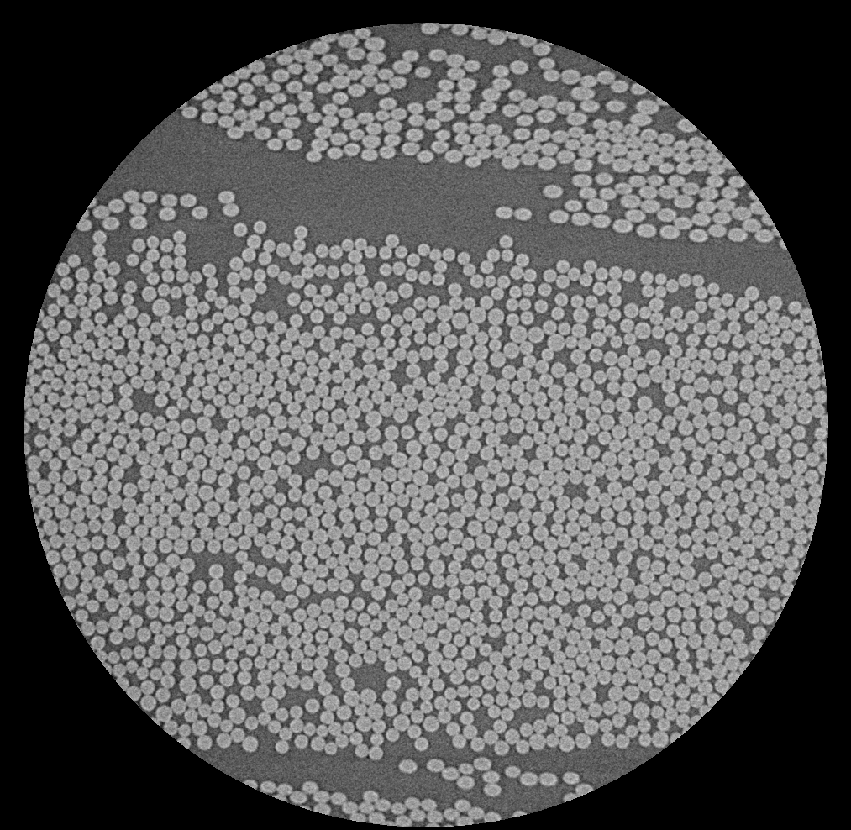
#> input picture Week1/fibres_xcth.png, 851 x 830 px, shrunk from 1013 x 988 before the run
$ python ImageConvolution.py
#> lines starting #> are read from the running program, lines starting #| are printed output that depends on the picture
import numpy as np
from scipy import linalg, interpolate, ndimage
import skimage.io
import matplotlib.pyplot as plt
import cv2


def guassianKernel(sigma, breadth):
    s = breadth*sigma
    x = np.arange(-s,s+1)
    x = np.reshape(x,[1,len(x)])
    g = 1 / (sigma*np.sqrt(2*np.pi))*np.exp((-x**2/(2*sigma**2)))
    dg = -x / sigma**2 * g
    return g, dg, x


g, dg, x = guassianKernel(4.5,5)
g2D = g*g.T
#Showing kernel


'''
plt.figure(1)
plt.plot(x[0,:],g[0,:])

plt.figure(2)
plt.plot(x[0,:],dg[0,:])
'''


Im = np.float32(skimage.io.imread("fibres_xcth.png"))
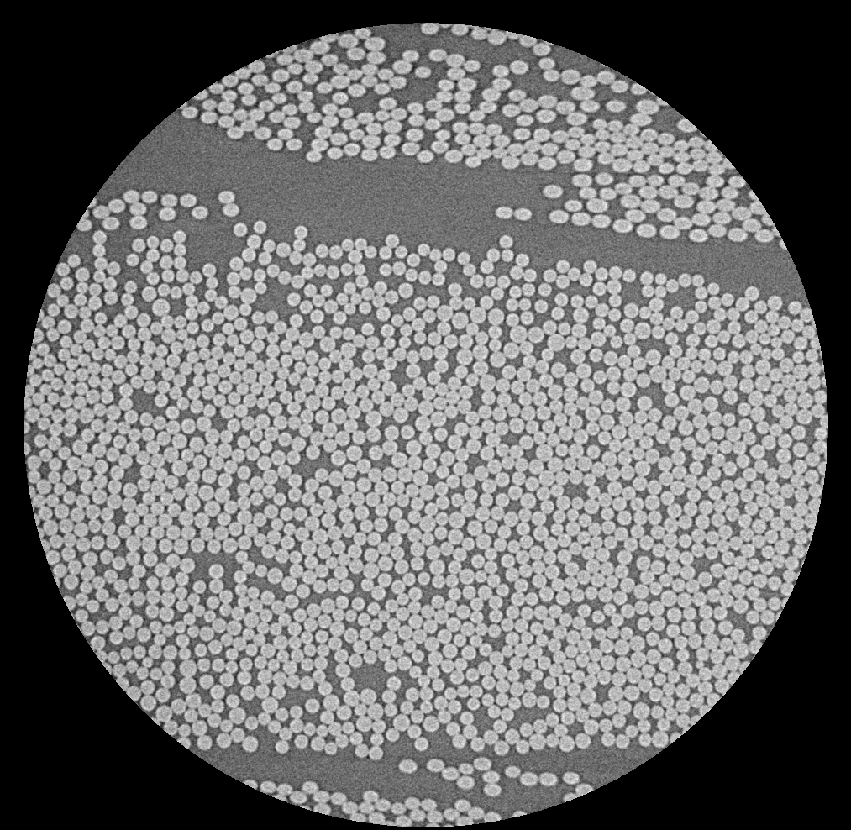
#> Im: shape (830, 851) float32; min 0, max 56436, mean 24019.7; drawn with min black and max white
#skimage.io.imshow(Im)
#plt.show()


con2D = ndimage.convolve(Im,g2D)
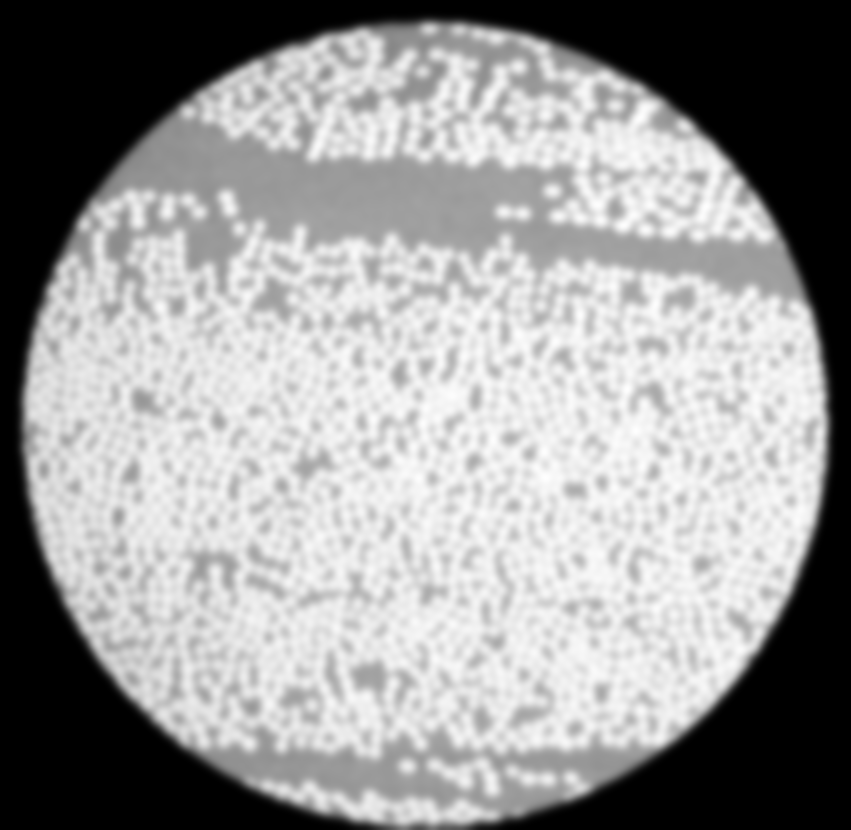
#> con2D: shape (830, 851) float32; min 0, max 40257.7, mean 24020.8; drawn with min black and max white
con1D = ndimage.convolve(ndimage.convolve(Im,g),g.T)

# Plot the two kinds of convolution
'''
plt.figure(3)
plt.subplot(121)
plt.imshow(con2D)
plt.subplot(122)
plt.imshow(con1D)


conDiff = con2D - con1D
plt.figure(4)
plt.imshow(conDiff)

'''

derivImCon = ndimage.convolve(ndimage.convolve(Im,dg.T),g)
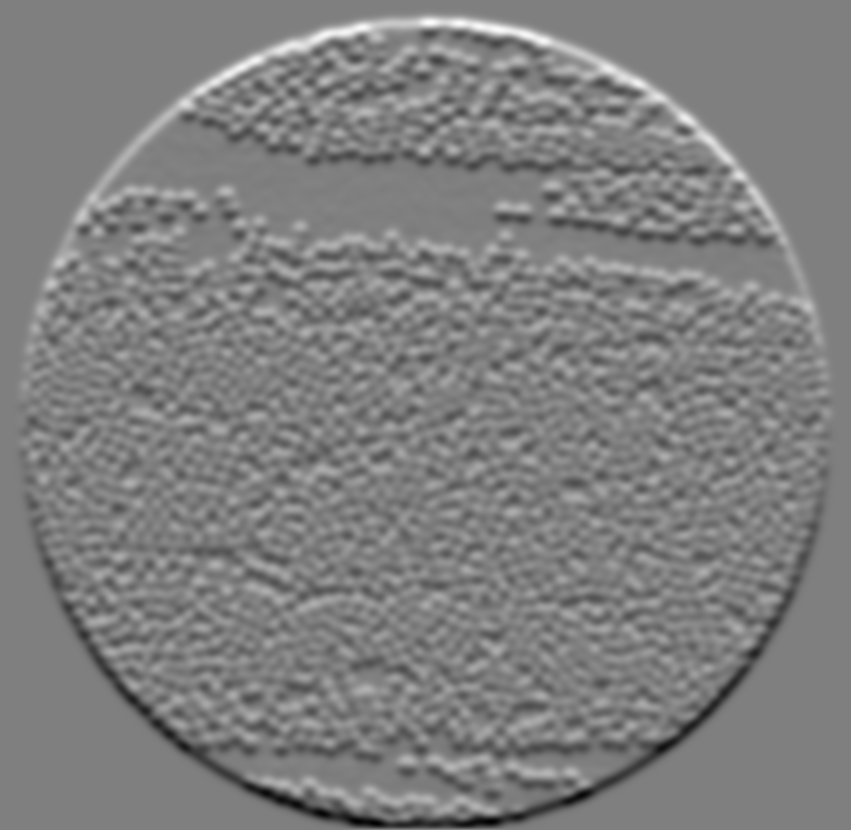
#> derivImCon: shape (830, 851) float32; min -3336.2, max 3345.2, mean 2.2; drawn with min black and max white
kerDif = np.array([[0.5,0,-0.5]])
print(kerDif.shape)
print(dg.shape)
derivImNorm = ndimage.convolve(ndimage.convolve(Im,kerDif.T),g)
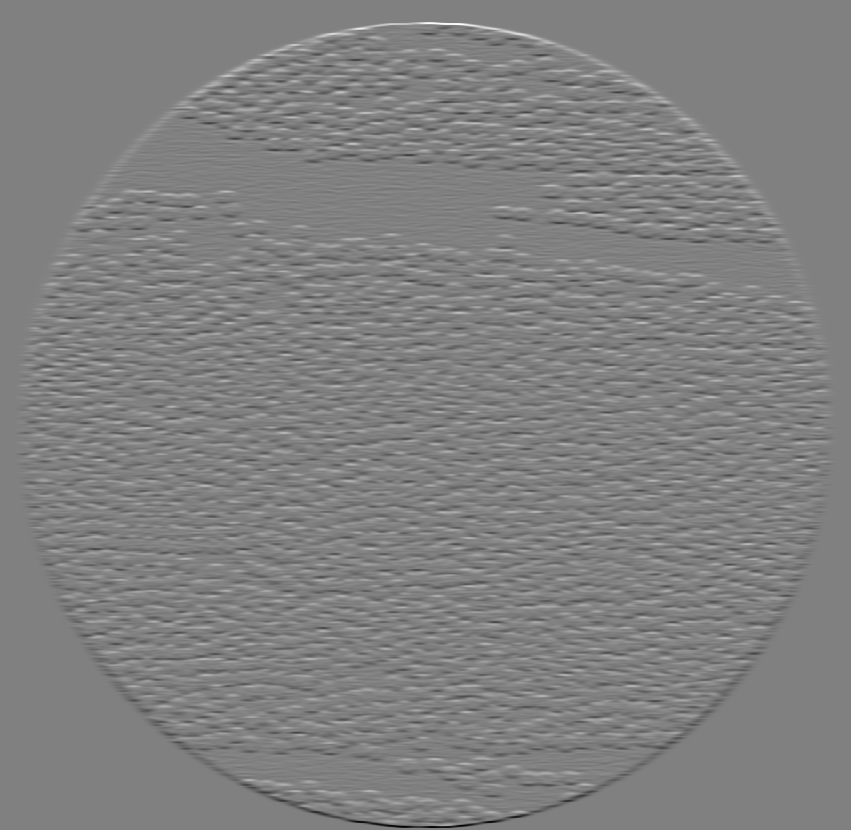
#> derivImNorm: shape (830, 851) float32; min -19802.5, max 19413.9, mean 0; drawn with min black and max white

#Show diff image
'''
plt.figure(5)
plt.subplot(121)
plt.imshow(derivImCon)
plt.subplot(122)
plt.imshow(derivImNorm)

derivDiff = derivImCon - derivImNorm
plt.figure(6)
plt.imshow(derivDiff)

'''

g2, dg2, x2 = guassianKernel(np.sqrt(20),5)
g3, dg3, x3 = guassianKernel(np.sqrt(2),5)

convT20 = ndimage.convolve(ndimage.convolve(Im,g2),g2.T)
'''
convT2 = Im
for n in range(10):
    convT2 = ndimage.convolve(ndimage.convolve(convT2,g3),g3.T)

convDiff2 = convT20 - convT2
plt.figure(7)
plt.imshow(convDiff2)
'''
'''
g4, dg4, x4 = guassianKernel(np.sqrt(10),5)
convT10 = Im
for n in range(2):
    convT10 = ndimage.convolve(ndimage.convolve(convT10,g4),g4.T)
convDiff3 = convT20 - convT10
plt.figure(8)
plt.imshow(convDiff3)
'''


quiz_Im = np.float32(skimage.io.imread("noisy_number_2023.png"))
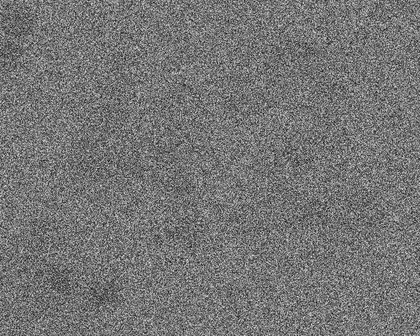
#> input picture Week1/noisy_number_2023.png, 420 x 336 px, shrunk from 500 x 400 before the run
#> quiz_Im: shape (336, 420) float32; min 2, max 234, mean 117.2
g, dg, x = guassianKernel(20,5)
quizConv = ndimage.convolve(ndimage.convolve(quiz_Im,g),g.T)
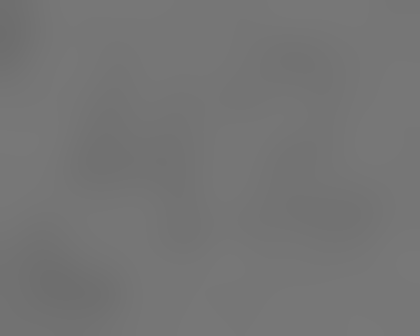
#> quizConv: shape (336, 420) float32; min 109.8, max 120.3, mean 117.2
plt.figure(9)
plt.imshow(quizConv)


plt.show()
